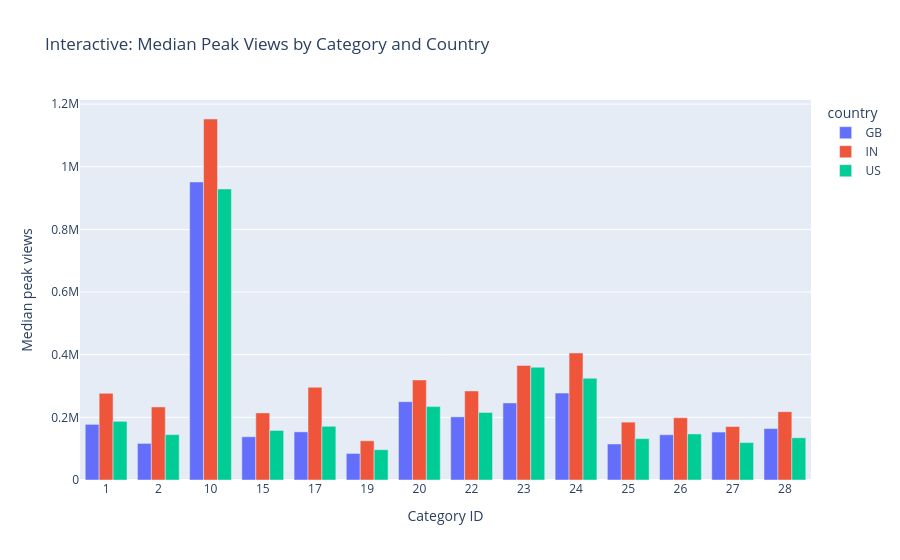

Notebook cell for this chart:
### Code cell
category_stats = (
    video_summary.groupby(["country", "category_id"], as_index=False)
    .agg(
        median_peak_views=("peak_views", "median"),
        video_count=("video_id", "nunique"),
    )
)

category_stats["category_id"] = category_stats["category_id"].astype(str)

fig = px.bar(
    category_stats,
    x="category_id",
    y="median_peak_views",
    color="country",
    barmode="group",
    hover_data=["video_count"],
    title="Interactive: Median Peak Views by Category and Country",
    labels={
        "category_id": "Category ID",
        "median_peak_views": "Median peak views",
    },
)
fig.show()

### Figure 1 — Plotly figure (JSON) as saved in the notebook; plotly's stock layout.template omitted (floating-point values rounded to 4 significant figures)
{"data": [{"alignmentgroup": "True", "customdata": [[225], [132], [841], [124], [249], [112], [207], [407], [313], [695], [252], [221], [152], [183]], "hovertemplate": "country=GB<br>Category ID=%{x}<br>Median peak views=%{y}<br>video_count=%{customdata[0]}<extra></extra>", "legendgroup": "GB", "marker": {"color": "#636efa", "pattern": {"shape": ""}}, "name": "GB", "offsetgroup": "GB", "orientation": "v", "showlegend": true, "textposition": "auto", "type": "bar", "x": ["1", "2", "10", "15", "17", "19", "20", "22", "23", "24", "25", "26", "27", "28"], "xaxis": "x", "y": [177700.0, 116900.0, 951500.0, 138100.0, 153700.0, 84780.0, 250100.0, 201600.0, 246100.0, 277400.0, 115000.0, 144600.0, 153100.0, 164200.0], "yaxis": "y"}, {"alignmentgroup": "True", "customdata": [[321], [140], [530], [137], [282], [108], [285], [473], [405], [1648], [741], [255], [301], [252]], "hovertemplate": "country=IN<br>Category ID=%{x}<br>Median peak views=%{y}<br>video_count=%{customdata[0]}<extra></extra>", "legendgroup": "IN", "marker": {"color": "#EF553B", "pattern": {"shape": ""}}, "name": "IN", "offsetgroup": "IN", "orientation": "v", "showlegend": true, "textposition": "auto", "type": "bar", "x": ["1", "2", "10", "15", "17", "19", "20", "22", "23", "24", "25", "26", "27", "28"], "xaxis": "x", "y": [276700.0, 233200.0, 1153000.0, 214200.0, 295900.0, 125200.0, 319500.0, 284400.0, 365900.0, 405500.0, 184700.0, 198800.0, 170700.0, 218200.0], "yaxis": "y"}, {"alignmentgroup": "True", "customdata": [[304], [153], [562], [142], [291], [119], [286], [485], [449], [1124], [414], [283], [221], [235]], "hovertemplate": "country=US<br>Category ID=%{x}<br>Median peak views=%{y}<br>video_count=%{customdata[0]}<extra></extra>", "legendgroup": "US", "marker": {"color": "#00cc96", "pattern": {"shape": ""}}, "name": "US", "offsetgroup": "US", "orientation": "v", "showlegend": true, "textposition": "auto", "type": "bar", "x": ["1", "2", "10", "15", "17", "19", "20", "22", "23", "24", "25", "26", "27", "28"], "xaxis": "x", "y": [187300.0, 144800.0, 929200.0, 158100.0, 171500.0, 96640.0, 234300.0, 215900.0, 360000.0, 324800.0, 132000.0, 147000.0, 119500.0, 134800.0], "yaxis": "y"}], "layout": {"barmode": "group", "legend": {"title": {"text": "country"}, "tracegroupgap": 0}, "title": {"text": "Interactive: Median Peak Views by Category and Country"}, "xaxis": {"anchor": "y", "domain": [0, 1], "title": {"text": "Category ID"}}, "yaxis": {"anchor": "x", "domain": [0, 1], "title": {"text": "Median peak views"}}}}
